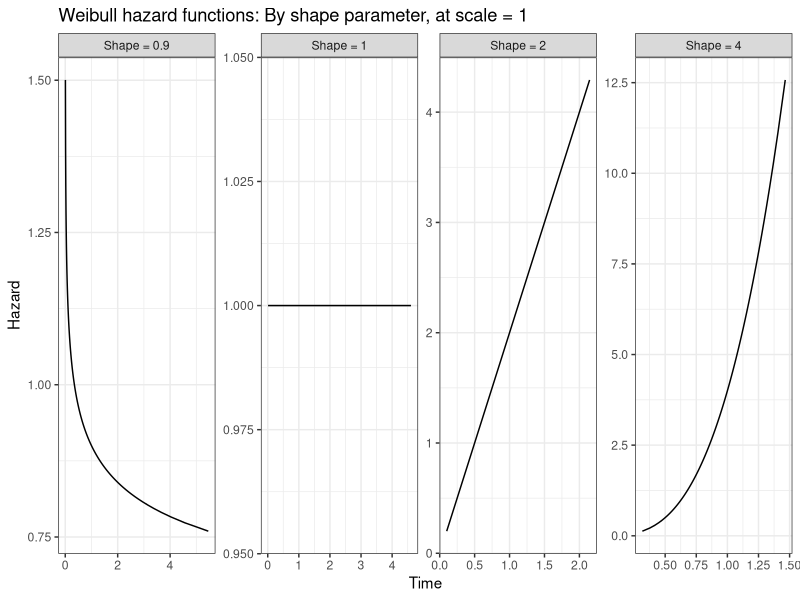
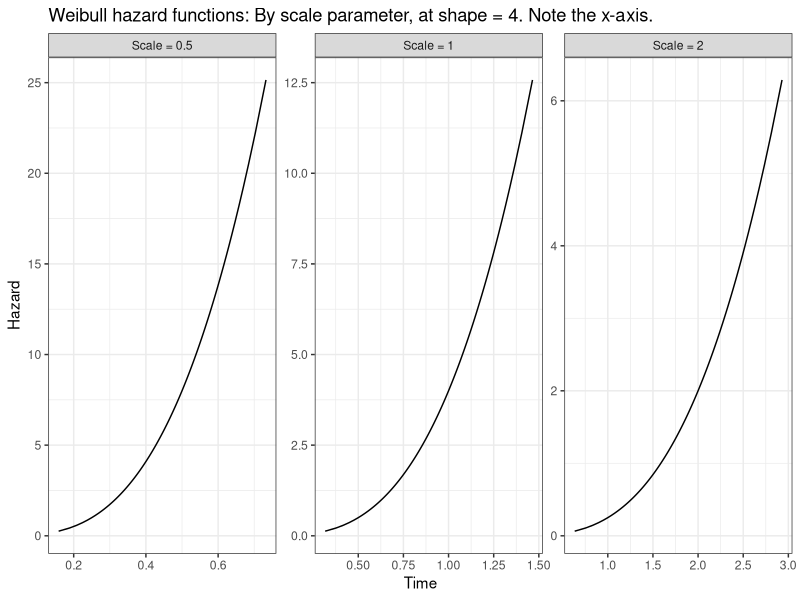

Reproduce these figures in R, in order. (Note: this script raises an error after producing the figures.)
## ---- chunk 1
library(tidyverse)
library(foreach)
theme_set(theme_bw())
library(survival)
## ---- chunk 2
#| code-fold: true
foreach(shape_value = c(.9,1,2,4), .combine = "rbind") %do% {
  tibble(p = seq(.01, .99, .01)) |>
    mutate(
      t = qweibull(p, shape = shape_value, scale = 1),
      f = dweibull(t, shape = shape_value, scale = 1),
      S = pweibull(t, shape = shape_value, scale = 1, lower.tail = FALSE),
      h = f / S,
      shape = shape_value
    )
} |>
  ggplot(aes(x = t, y = h)) +
  geom_line() +
  facet_wrap(~shape, scales = "free", labeller = as_labeller(\(x) paste("Shape =",x)), nrow = 1) +
  labs(
    x = "Time",
    y = "Hazard",
    title = "Weibull hazard functions: By shape parameter, at scale = 1"
  )
## ---- chunk 3
#| code-fold: true
foreach(scale_value = c(.5,1,2), .combine = "rbind") %do% {
  tibble(p = seq(.01, .99, .01)) |>
    mutate(
      t = qweibull(p, shape = 4, scale = scale_value),
      f = dweibull(t, shape = 4, scale = scale_value),
      S = pweibull(t, shape = 4, scale = scale_value, lower.tail = FALSE),
      h = f / S,
      scale = paste0("Scale = ",scale_value)
    )
} |>
  ggplot(aes(x = t, y = h)) +
  geom_line() +
  facet_wrap(~scale, scales = "free") +
  labs(
    x = "Time",
    y = "Hazard",
    title = "Weibull hazard functions: By scale parameter, at shape = 4. Note the x-axis."
  )
## ---- chunk 4
alpha <- 3
beta0 <- 0
beta1 <- 1
## ---- chunk 5
simulated <- tibble(id = 1:1e4) |>
  mutate(
    x = rbinom(n(), 1, .5),
    scale = exp(beta0 + beta1 * x),
    # Simulate from the Weibull
    t = rweibull(n(), shape = alpha, scale = scale),
    c = 0
  )
## ---- chunk 6
model <- survreg(
  Surv(t, 1 - c) ~ x,
  data = simulated,
  dist = "weibull"
)
## ---- chunk 7
saveRDS(model, file = "assets/weibull_model.RDS")
## ---- chunk 8
alpha_estimate <- 1 / model$scale
## ---- chunk 9
beta_estimate <- coef(model)
## ---- chunk 10
cbind(
  truth = c(alpha = alpha, beta0 = beta0, beta1 = beta1), 
  estimate = c(alpha = alpha_estimate, beta_estimate)
)
## ---- chunk 11
to_predict <- tibble(x = 0:1)
## ---- chunk 12
predicted_parameters <- to_predict |>
  mutate(
    shape = 1 / model$scale,
    log_scale = predict(
      model, 
      newdata = to_predict, 
      type = "linear"
    ),
    scale = exp(log_scale)
  )
## ---- chunk 13
predicted_survival <- predicted_parameters |>
  group_by(x) |>
  # Create 100 copies of each line
  uncount(weights = 100) |>
  # Create a sequence over the times to predict
  mutate(
    time = seq(from = 0.01, to = 4, length.out = 100)
  ) |>
  # Calculate the survival probability at that time
  mutate(
    S = pweibull(
      q = time,
      shape = shape,
      scale = scale,
      lower.tail = FALSE
    )
  )
## ---- chunk 14
predicted_survival |>
  write_csv("assets/predicted_survival_weibull.csv")
## ---- chunk 15
predicted_survival |>
  # Make x a character for easier plotting
  mutate(x = paste("x =",x)) |>
  ggplot(aes(x = time, y = S, color = x, linetype = x)) +
  geom_line()
